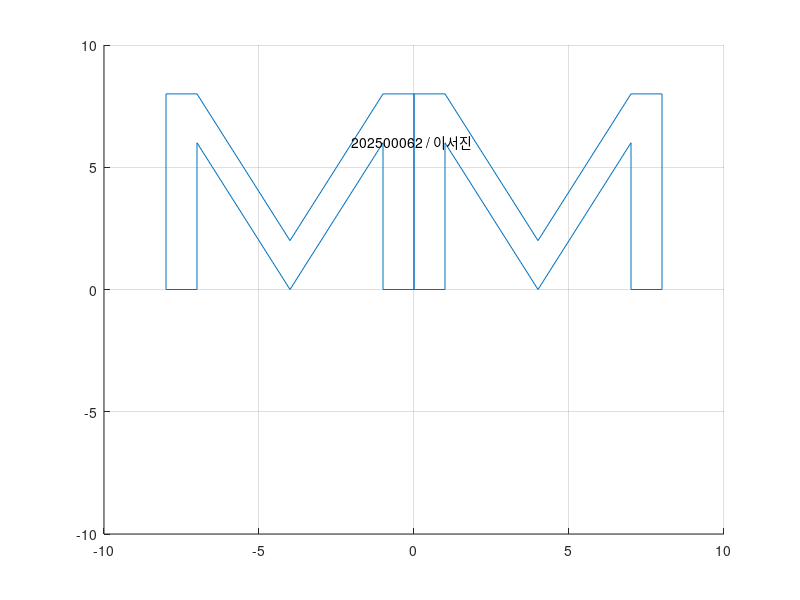

The MATLAB script that drew this image:
x=[0 1 1 4 7 7 8 8 7 4 1 0 0;
   0 0 6 0 6 0 0 8 8 2 8 8 0;
   1 1 1 1 1 1 1 1 1 1 1 1 1];

% x2축에 대칭되는 M 그리기.
% x1 값의 부호를 반대로 변환하는 행렬 정의.
A=[-1 0 0; 0 1 0; 0 0 1];
y=A*x;
line(x(1,:), x(2,:)); % 원본
line(y(1,:), y(2,:));
axis([-10 10 -10 10]);
grid on;
text(-2, 6, '202500062 / 이서진')
